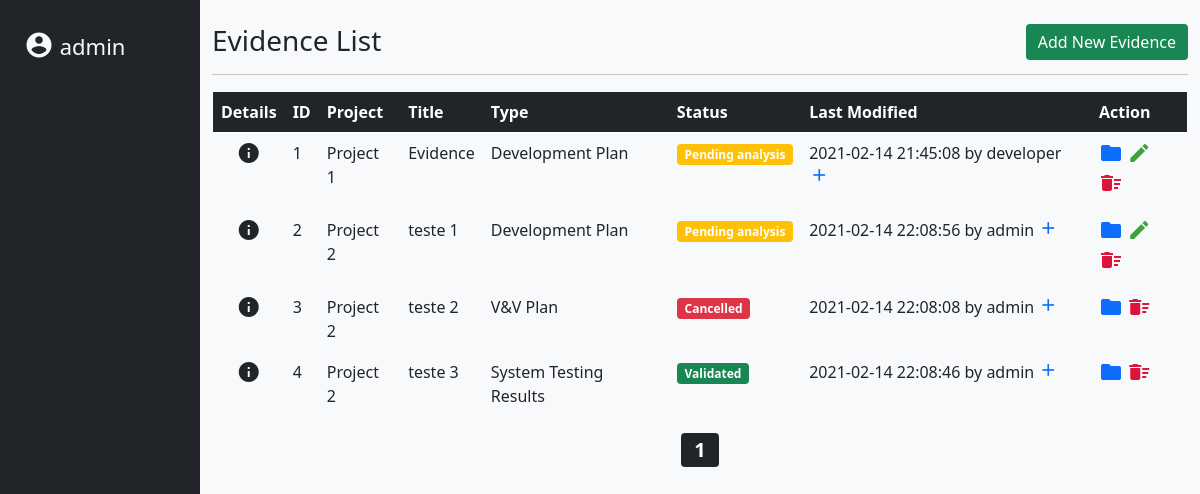
/evidences.php (signed in), run on the app's committed database.
### tables this page shows
CREATE TABLE `evidences` (
  `id` int(11) NOT NULL,
  `project_id` int(11) DEFAULT NULL,
  `type` int(3) NOT NULL,
  `name` varchar(100) DEFAULT NULL,
  `description` varchar(300) DEFAULT NULL,
  `status` int(3) DEFAULT NULL,
  `log_date` datetime DEFAULT NULL,
  `log_login` varchar(30) DEFAULT NULL
);

### evidences.php (the view, shortened to what this page needs)
<?php
require_once "config.php";
?>
<!DOCTYPE html>
<html lang="en">
<head>
    <link rel="stylesheet" href="https://cdnjs.cloudflare.com/ajax/libs/font-awesome/4.7.0/css/font-awesome.css">
    <link rel="stylesheet" href="https://cdn.jsdelivr.net/npm/bootstrap@5.0.0-beta1/dist/css/bootstrap.min.css">
    <link rel="stylesheet" href="styles.css">
</head>
<body>
    <div class="container-fluid min-vh-100 d-flex flex-column">
        <div class="row flex-grow-1">
            <div class="col bg-dark" style="border-right:solid #24242c; border-right-width:10px ;">
                <br>
                <div class="dropdown">
                    <a class="btn bg-dark text-light dropdown" role="button" id="dropdownList" text-center style="font-size: 22px" data-bs-toggle="dropdown" aria-expanded="false">
                        <span class='material-icons float-start' style='font-size: 30px' aria-hidden='true'>account_circle</span>&nbsp;<?php echo $_SESSION['login'] ?></a>
                </div>
            </div>
            <div class="col-10 bg-light ">
                <br>
                <h3 class="titulo-tabla">
                    <?php
                    if (isset($_GET['project_id'])) {
                    ?>
                        <a class='btn btn-default' href='index.php?page=<?= $_GET['project_page'] ?>'><span class='material-icons text-danger' aria-hidden='true'>west</span></a>
                    <?php
                        echo "Evidence List from Project " . $project_id;
                        if (($_SESSION['user_profile'] == 1 || $_SESSION['user_profile'] == 2) && $project_status != 3)
                            echo "<a href='create_evidence.php?project_id=" . $project_id . "&project_page=" . $project_page . "' class='btn btn-success pull-right'>Add New Evidence</a>";
                    } else {
                        echo "Evidence List";
                        if ($_SESSION['user_profile'] == 1 || $_SESSION['user_profile'] == 2)
                            echo "<a href='create_evidence.php' class='btn btn-success pull-right'>Add New Evidence</a>";
                    }
                    ?>
                </h3>
                <hr class="bg-dark">
                <?php
                $page = (isset($_GET['page'])) ? (int)$_GET['page'] : 1;
                $offset = ($page - 1) * 10;
                if (isset($_GET['project_id'])) {
                    $sql = "SELECT * FROM evidences WHERE project_id=? ORDER BY id ASC LIMIT 10 OFFSET $offset";
                    $stmt = mysqli_prepare($connection,  $sql);
                    mysqli_stmt_bind_param($stmt, "i", $param_project_id);
                    $param_project_id = $project_id;
                    if (mysqli_stmt_execute($stmt)) {
                        $result = mysqli_stmt_get_result($stmt);
                    } else
                        echo "Oops! Something went wrong. Please try again later.";
                } else {
                    $sql = "SELECT * FROM evidences ORDER BY id ASC LIMIT 10 OFFSET $offset";
                    $result = mysqli_query($connection, $sql);
                }
                if (mysqli_num_rows($result) > 0) {
                ?>
                    <table id="evidences" class="table">
                        <thead class="bg-primary table-dark border border-light ">
                            <tr>
                                <th class="text-center">Details</th>
                                <th>ID</th>
                                <?php if (!isset($_GET['project_id'])) { ?>
                                    <th>Project</th>
                                <?php } ?>
                                <th>Title</th>
                                <th>Type</th>
                                <th>Status</th>
                                <th>Last Modified</th>
                                <th>Action</th>
                            </tr>
                        </thead>
                        <tbody class="border border-light bg-light">
                            <?php
                            while ($row = mysqli_fetch_array($result)) {
                            ?>
                                <tr>
                                    <td class="text-center"><span class="material-icons" data-bs-toggle="tooltip" data-bs-placement="bottom" title=<?= $row['description']; ?>>info</span></td>
                                    <td><?= $row['id']; ?></td>
                                    <?php if (!isset($_GET['project_id'])) { ?>
                                        <td>Project <?= $row['project_id'] ?></td>
                                    <?php } ?>
                                    <td><?= $row['name']; ?></td>
                                    <td><?php switch ($row['type']) {
                                            case 2:
                                                echo "Development Plan";
                                                break;
                                            case 4:
                                                echo "V&V Plan";
                                                break;
                                            case 5:
                                                echo "System Testing Results";
                                                break;
                                        }
                                        ?>
                                    </td>
                                    <td><?php switch ($row['status']) {
                                            case 1:
                                                echo "<span class='badge bg-warning'>Pending analysis</span>";
                                                break;
                                            case 2:
                                                echo "<span class='badge bg-danger'>Cancelled</span>";
                                                break;
                                            case 3:
                                                echo "<span class='badge bg-success'>Validated</span>";
                                                break;
                                        }
                                        ?>
                                    </td>
                                    <td><?= $row['log_date'] . " by " . $row['log_login'] . " "; ?><a class="align-middle text-dark" href='log_evidence.php?evidence_id=<?= $row['id'] ?><?php if (isset($_GET['project_id'])) echo "&project_id=" . $project_id; ?><?php if (isset($_GET['project_page'])) echo "&project_page=" . $project_page; ?>&evidence_page=<?= $page ?>'><span class="material-icons text-primary fs-5">add</span></a></td>
                                    <td>
                                        <a href='files_evidence.php?evidence_id=<?= $row['id'] ?><?php if (isset($_GET['project_id'])) echo "&project_id=" . $project_id; ?><?php if (isset($_GET['project_page'])) echo "&project_page=" . $project_page; ?>&evidence_page=<?= $page ?>' title='Manage Files' data-toggle='tooltip'><span class='material-icons text-primary' aria-hidden='true'>folder</span></a>
                                        <?php
                                        if (!isset($_GET['project_id'])) {
                                            $sql = "SELECT status FROM projects WHERE id = ?";
                                            $stmt = mysqli_prepare($connection, $sql);
                                            mysqli_stmt_bind_param($stmt, "i", $row['project_id']);
                                            mysqli_stmt_execute($stmt);
                                            $result2 = mysqli_stmt_get_result($stmt);
                                            $row2 = mysqli_fetch_assoc($result2);
                                            $project_status = $row2['status'];
                                        }
                                        if (($_SESSION['user_profile'] == 1 || $_SESSION['user_profile'] == 2) && $row['status'] == 1 && $project_status != 3) {
                                            echo "<a href='update_evidence.php?id=" . $row['id'];
                                            if (isset($_GET['project_id']))
                                                echo "&project_id=" . $project_id;
                                            if (isset($_GET['project_page']))
                                                echo "&project_page=" . $project_page;
                                            echo "&evidence_page=" . $page . "' title='Update Evidence' data-toggle='tooltip'> <span class='material-icons' aria-hidden='true' style='color:#3ca23c;'>create</span></a>";
                                        }
                                        if (($_SESSION['user_profile'] == 1 || $_SESSION['user_profile'] == 2)) {
                                            echo "<a href='delete_evidence.php?id=" . $row['id'];
                                            if (isset($_GET['project_id']))
                                                echo "&project_id=" . $project_id;
                                            if (isset($_GET['project_page']))
                                                echo "&project_page=" . $project_page;
                                            echo "&evidence_page=" . $page . "' title='Delete Evidence' data-toggle='tooltip'> <span class='material-icons' aria-hidden='true' style='color:crimson;'>delete_sweep</span></a>";
                                        }
                                        ?>
                                    </td>
                                </tr>
                            <?php
                            }
                            ?>
                        </tbody>
                    </table>
                <?php
                    if (isset($_GET['project_id'])) {
                        $sql = "SELECT * FROM evidences WHERE project_id=?";
                        $stmt = mysqli_prepare($connection,  $sql);
                        mysqli_stmt_bind_param($stmt, "i", $project_id);
                        if (mysqli_stmt_execute($stmt))
                            $result = mysqli_stmt_get_result($stmt);
                        else
                            echo "Oops! Something went wrong. Please try again later.";
                    } else {
                        $sql = "SELECT * FROM evidences";
                        $result = mysqli_query($connection, $sql);
                    }
                    $numTotal   = mysqli_num_rows($result);
                    $totalPage = ceil($numTotal / 10);
                    $prev  = (($page - 1) == 0) ? 1 : $page - 1;
                    $next = (($page + 1) >= $totalPage) ? $totalPage : $page + 1;
                    echo "<div class='text-center'>";
                    if (isset($_GET['project_id'])) {
                        if ($page > 1) {
                            echo "<a href=?project_id=" . $project_id . "&project_page=" . $project_page . "&page=" . 1 . "><span class='badge bg-dark'><span class='material-icons' aria-hidden='true'>first_page</span></span></a>
                            <a href=?project_id=" . $project_id . "&project_page=" . $project_page . "&page=" . $prev . "><span class='badge bg-dark'><span class='material-icons' aria-hidden='true'>chevron_left</span></span>&nbsp</a>";
                            if (($page != $totalPage)) {
                                echo "<span class='badge bg-success align-top fs-5'>1</span>";
                                echo "&nbsp<span class='badge bg-secondary'><span class='material-icons' aria-hidden='true'>more_horiz</span></span>&nbsp";
                            }
                        }
                        echo "<span class='badge bg-dark align-top fs-5'>$page</span>";
                        if ($page < $totalPage) {
                            if (($page != 1)) {
                                echo "&nbsp<span class='badge bg-secondary'><span class='material-icons' aria-hidden='true'>more_horiz</span></span>&nbsp";
                                echo "<span class='badge bg-success align-top fs-5'>$totalPage</span>";
                            }
                            echo "&nbsp<a href=?project_id=" . $project_id . "&project_page=" . $project_page . "&page=" . $next . "><span class='badge bg-dark'><span class='material-icons' aria-hidden='true'>chevron_right</span></span></a>
                            <a href=?project_id=" . $project_id . "&project_page=" . $project_page . "&page=" . $totalPage . "><span class='badge bg-dark'><span class='material-icons' aria-hidden='true'>last_page</span></span></a>";
                        }
                    } else {
                        echo "<span class='badge bg-dark align-top fs-5'>$page</span>";
                    }
                    echo "</div>";
                } else {
                    echo "<p class='lead'><em>No evidences were found.</em></p>";
                }
                ?>
            </div>
        </div>
    </div>
</body>
</html>

### evidences.php (style rules this page uses)
a { text-decoration: none !important; border: none !important; }

### data on the page
evidences: id "1", project "1", name "Evidence", type "Development Plan", status "Pending analysis", log_date "2021-02-14 21:45:08", log_login "developer"
evidences: id "2", project "2", name "teste 1", type "Development Plan", status "Pending analysis", log_date "2021-02-14 22:08:56", log_login "admin"
evidences: id "3", project "2", name "teste 2", type "V&V Plan", status "Cancelled", log_date "2021-02-14 22:08:08", log_login "admin"
evidences: id "4", project "2", name "teste 3", type "System Testing Results", status "Validated", log_date "2021-02-14 22:08:46", log_login "admin"

### other printed values
$_SESSION['login'] "admin"
$page "1"
